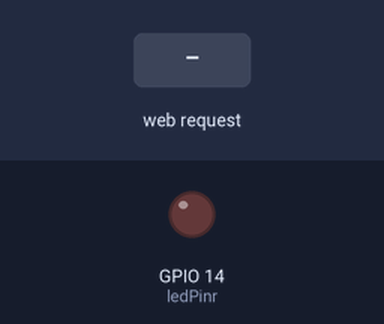
Bench run of a sketch on a simulated ESP8266 (NodeMCU). Shown: output pins drawn as LEDs (lit = HIGH). Inputs (shaded band) come from the test bench. WiFi joins after 1.5 s; servers stay silent unless stated; what the sketch prints to the serial monitor is not drawn.

Above: at 2.7 s.
2.8 s: HTTP request GET /Red received
At 3.7 s:
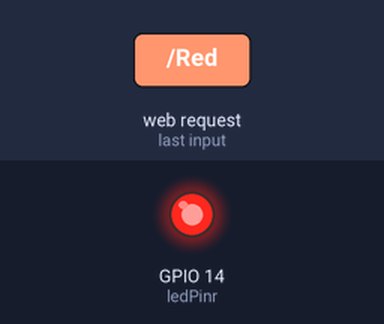
4.3 s: HTTP request GET /Green received
At 4.8 s:
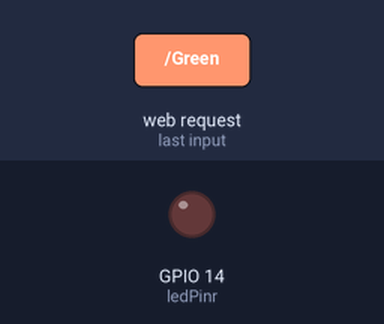
Timing chart, 0 to 7.3 s (numbered marks = the images above; inputs shaded):
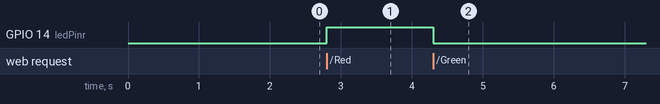

The sketch:

femrgb.ino
```cpp
#include <ESP8266WiFi.h>

const char* ssid = "iPhone da Camis";
const char* password = "vamolaaa";

int ledPinr = 14;

WiFiServer server(80);

void setup() {
  Serial.begin(115200);
  delay(10);

  pinMode(ledPinr, OUTPUT);
  digitalWrite(ledPinr, LOW);


  // Connect to WiFi network
  Serial.println();
  Serial.println();
  Serial.print("Connecting to ");
  Serial.println(ssid);

  WiFi.begin(ssid, password);

  while (WiFi.status() != WL_CONNECTED) {
    delay(500);
    Serial.print(".");
  }
  Serial.println("");
  Serial.println("WiFi connected");

  // Start the server
  server.begin();
  Serial.println("Server started");

  // Print the IP address
  Serial.print("Use this URL to connect: ");
  Serial.print("http://");
  Serial.print(WiFi.localIP());
  Serial.println("/");

}

void loop() {
  // Check if a client has connected
  WiFiClient client = server.available();
  if (!client) {
    return;
  }

  // Wait until the client sends some data
  Serial.println("new client");
  while(!client.available()){
    delay(1);
  }

  // Read the first line of the request
  String request = client.readStringUntil('\r');
  Serial.println(request);
  client.flush();

  // Match the request


  if (request.indexOf("/Red") != -1)  {
    digitalWrite(ledPinr, HIGH);


  }
  if (request.indexOf("/Green") != -1)  {
    digitalWrite(ledPinr, LOW);


  }


// Set ledPin according to the request
//digitalWrite(ledPin, value);

  // Return the response
  client.println("HTTP/1.1 200 OK");
  client.println("Content-Type: text/html");
  client.println(""); //  do not forget this one
  client.println("<!DOCTYPE HTML>");
  client.println("<html><head><META HTTP-EQUIV=""refresh""CONTENT=""5"">\n");
  client.println("<title>FemLED</title></head>");
  client.println("<body>\n");
  client.println("<h1>FemLED</h1>");
  client.println("<h3>Controle sua FemLED</h3>");


  client.print("");//


    client.print("led");

  client.println("<br><br>");
  client.println("<a href=\"/Red\"\"><button>ON </button></a>");
  client.println("<a href=\"/Green\"\"><button>OFF </button></a>");
  client.println("</html>");

  delay(1);
  Serial.println("Client disonnected");
  Serial.println("");

}
```

Measured:
- after the input at 2.8 s, GPIO 14 (ledPinr): LOW → HIGH at once
- after the input at 4.3 s, GPIO 14 (ledPinr): HIGH → LOW at once
